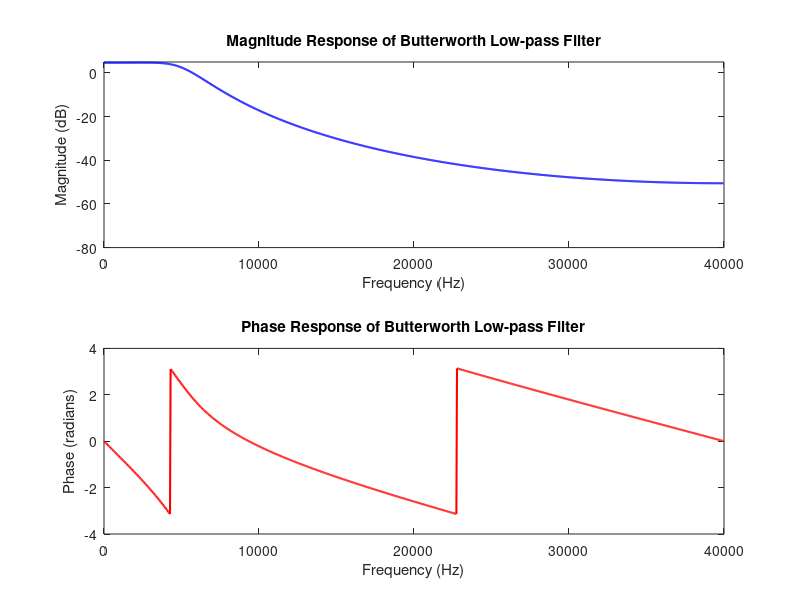

Source code (MATLAB): (Note: this script raises an error after producing the figure.)
clc; clear; 

% sampling frequency in Hz
Fs = 80e3;        
% passband edge frequency
Fp = 4e3;         
% stopband edge frequency
Fs_bp = 20e3;  
% maximum passband ripple
Rp = 0.5;     
% minimum stopband attenuation in dB
As = 45;           

T=1/Fs;
Wp = 2 * pi * Fp;  
Ws = 2 * pi * Fs_bp;  

% determine butterworth filter order
epsilon = sqrt(10^(Rp/10) - 1);  
N = ceil(log10((10^(As/10) - 1) / epsilon^2) / (2 * log10(Ws / Wp)));

% compute cutoff frequency
Omega_c = Wp / (epsilon^(1/N));

% generate butterworth poles (s-domain)
k = (1:N);  
poles = Omega_c * exp(1j * pi * (2*k + N - 1) / (2*N));  

% Compute analog transfer function coefficients
% analog butterworth filter
[num_s, den_s] = zp2tf([], poles, Omega_c^N);  

% convert to digital filter using Impulse Invariance Method
% sampling period
T = 1 / Fs;  
% mapping s-domain poles to z-domain
poles_z = exp(poles * T); 
% digital filter
[num_z, den_z] = zp2tf([], poles_z, real(Omega_c^N * T^N));  

% compute frequency response of the designed digital filter
[H, W] = freqz(num_z, den_z, 1024, Fs);  

% frequency Response
figure;
subplot(2,1,1);
plot(W, 20*log10(abs(H)), 'b', 'LineWidth', 1.5);
xlabel('Frequency (Hz)');
ylabel('Magnitude (dB)');
title('Magnitude Response of Butterworth Low-pass Filter');
ylim([-80 5]);
subplot(2,1,2);
plot(W, angle(H), 'r', 'LineWidth', 1.5);
xlabel('Frequency (Hz)');
ylabel('Phase (radians)');
title('Phase Response of Butterworth Low-pass Filter');

sgtitle('IIR Low-pass filter design using Impulse Invariance Method');


